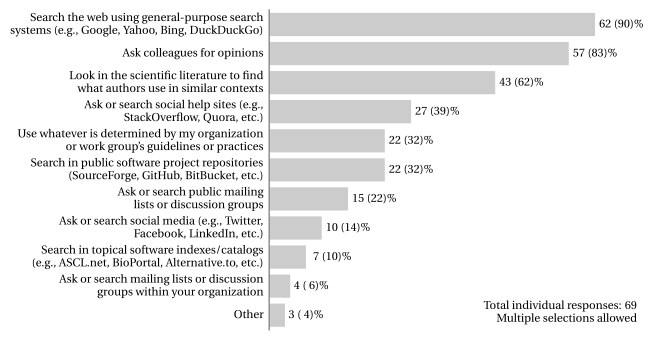

Source code (Python):
#!/usr/bin/env python3.4

import numpy as np
import matplotlib
import matplotlib.pyplot as plt
import matplotlib.ticker as ticker
from matplotlib import rcParams

rcParams['text.usetex']         = True
rcParams['text.latex.preamble'] = [r"\usepackage{fourier}", r"\usepackage[T1]{fontenc}"]
rcParams['font.family']         = 'serif'
rcParams['font.serif']          = ['Utopia']
rcParams['font.weight']         = 'normal'
rcParams['font.size']           = 9
rcParams['xtick.labelsize']     = rcParams['ytick.labelsize'] = 10
rcParams['ytick.major.width']   = rcParams['xtick.major.width'] = 1
rcParams['ytick.major.size']    = rcParams['xtick.major.size'] = 3
rcParams['patch.facecolor']     = "#cccccc"
rcParams['patch.linewidth']     = 0

plt.figure(figsize=(4.75, 4))

# Data.  Not everyone answered the question.
# Only one answered something for "Other".
total_responses = 69
labels = ["Search the web using general-purpose search\nsystems (e.g., Google, Yahoo, Bing, DuckDuckGo)",
          "Ask colleagues for opinions",
          "Look in the scientific literature to find \nwhat authors use in similar contexts",
          "Ask or search social help sites (e.g., \nStackOverflow, Quora, etc.)",
          "Use whatever is determined by my organization\nor work group's guidelines or practices",
          "Search in public software project repositories\n(SourceForge, GitHub, BitBucket, etc.)",
          "Ask or search public mailing\nlists or discussion groups",
          "Ask or search social media (e.g., Twitter,\nFacebook, LinkedIn, etc.)",
          "Search in topical software indexes/catalogs\n(e.g., ASCL.net, BioPortal, Alternative.to, etc.)",
          "Ask or search mailing lists or discussion\ngroups within your organization",
          "Other"]

# Here are the values of "Other" that people provided:
#   search macports or similar package repositories
#   search the Debian archive
#   package manager (e.g. homebrew on OSX)
#   Never search internet first
# The last one is obviously stupid, so ignore it.  The other 3 are actually
# an unanticipated category.

data = [62, 57, 43, 27, 22, 22, 15, 10, 7, 4, 3]
x = [0, 10, 20, 30, 40, 50, 60, 70]

# Plot.
# Barh() puts items in the reverse order of how we put them in the
# lists above, so first we do this to reverse the lists:
labels = labels[::-1]
data = data[::-1]
y_pos = np.arange(len(data))
ylim_bottom = -0.5
ylim_top = len(data)-0.5
plt.barh(y_pos, data, linewidth=0, align='center', color="#cccccc")
plt.yticks(y_pos, labels, fontsize=9)
plt.xticks(x, fontsize=9)
plt.ylim([ylim_bottom, ylim_top])

plt.gca().text(1, 0.025,
               'Total individual responses: {}\nMultiple selections allowed'.format(total_responses),
               horizontalalignment='right',
               transform=plt.gca().transAxes)

# Remove the plot frame lines leaving only the left vertical one.
for spine in ['top', 'bottom', 'right']:
    plt.gca().spines[spine].set_visible(False)
plt.gca().spines['left'].set_bounds(ylim_bottom, ylim_top)
plt.gca().spines['left'].set_color('#888888')
plt.gca().tick_params(color='#888888')
plt.gca().yaxis.set_ticks_position('none')
plt.gca().get_xaxis().set_visible(False)

# Write the value to the right of each bars.
for rect, value in zip(plt.gca().patches, data):
    percent = value/total_responses*100
    text = '{} ({: >2.0f})\%'.format(value, percent)
    width = rect.get_width()
    offset = 5 if value > 5 else 4
    plt.gca().text(rect.get_x() + width + offset,
                   rect.get_y() + rect.get_height()/2,
                   text, ha='center', va='center', fontsize=9)

plt.savefig('how-find-ready-to-run.pdf', bbox_inches='tight')
plt.close()
